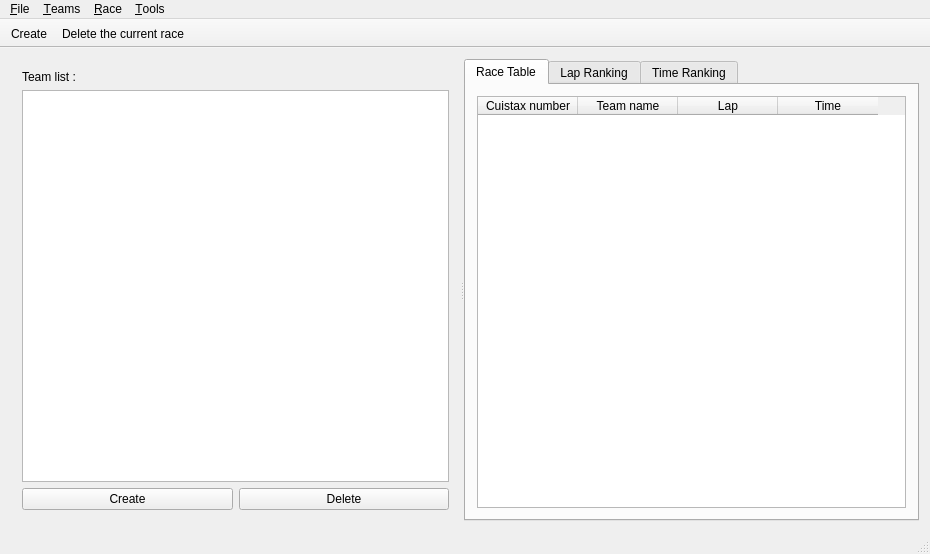
<?xml version="1.0" encoding="UTF-8"?>
<ui version="4.0">
 <class>MainWindow</class>
 <widget class="QMainWindow" name="MainWindow">
  <property name="geometry">
   <rect>
    <x>0</x>
    <y>0</y>
    <width>930</width>
    <height>554</height>
   </rect>
  </property>
  <property name="windowTitle">
   <string>Magnée Cuistax 2014</string>
  </property>
  <widget class="QWidget" name="centralWidget">
   <layout class="QVBoxLayout" name="mainVerticalLayout">
    <item>
     <widget class="QSplitter" name="mainSplitter">
      <property name="orientation">
       <enum>Qt::Horizontal</enum>
      </property>
      <widget class="QWidget" name="layoutWidget">
       <layout class="QVBoxLayout" name="verticalLayoutTeamList">
        <item>
         <widget class="QLabel" name="labelTeamList">
          <property name="text">
           <string>Team list :</string>
          </property>
         </widget>
        </item>
        <item>
         <widget class="QTableView" name="tableViewTeamList">
          <property name="editTriggers">
           <set>QAbstractItemView::DoubleClicked</set>
          </property>
          <property name="alternatingRowColors">
           <bool>true</bool>
          </property>
          <property name="selectionMode">
           <enum>QAbstractItemView::SingleSelection</enum>
          </property>
          <property name="selectionBehavior">
           <enum>QAbstractItemView::SelectRows</enum>
          </property>
          <attribute name="horizontalHeaderStretchLastSection">
           <bool>true</bool>
          </attribute>
          <attribute name="verticalHeaderVisible">
           <bool>false</bool>
          </attribute>
         </widget>
        </item>
        <item>
         <layout class="QHBoxLayout" name="horizontalLayoutTeamListButtonBox">
          <item>
           <widget class="QPushButton" name="pushButtonCreateTeam">
            <property name="text">
             <string>Create</string>
            </property>
           </widget>
          </item>
          <item>
           <widget class="QPushButton" name="pushButtonDeleteTeam">
            <property name="text">
             <string>Delete</string>
            </property>
           </widget>
          </item>
         </layout>
        </item>
       </layout>
      </widget>
      <widget class="QTabWidget" name="mainTabWidget">
       <property name="currentIndex">
        <number>0</number>
       </property>
       <widget class="QWidget" name="tabRaceTable">
        <attribute name="title">
         <string>Race Table</string>
        </attribute>
        <layout class="QVBoxLayout" name="verticalLayoutTabRaceTable">
         <item>
          <widget class="NTableWidget" name="tableWidgetLapList">
           <property name="contextMenuPolicy">
            <enum>Qt::CustomContextMenu</enum>
           </property>
           <property name="editTriggers">
            <set>QAbstractItemView::NoEditTriggers</set>
           </property>
           <property name="alternatingRowColors">
            <bool>true</bool>
           </property>
           <property name="selectionMode">
            <enum>QAbstractItemView::SingleSelection</enum>
           </property>
           <property name="selectionBehavior">
            <enum>QAbstractItemView::SelectRows</enum>
           </property>
           <attribute name="verticalHeaderVisible">
            <bool>false</bool>
           </attribute>
           <column>
            <property name="text">
             <string>Cuistax number</string>
            </property>
           </column>
           <column>
            <property name="text">
             <string>Team name</string>
            </property>
           </column>
           <column>
            <property name="text">
             <string>Lap</string>
            </property>
           </column>
           <column>
            <property name="text">
             <string>Time</string>
            </property>
           </column>
          </widget>
         </item>
        </layout>
       </widget>
       <widget class="QWidget" name="tabLapRanking">
        <attribute name="title">
         <string>Lap Ranking</string>
        </attribute>
        <layout class="QVBoxLayout" name="verticalLayoutTabLapRanking">
         <item>
          <widget class="NTableView" name="tableViewLapRanking">
           <property name="editTriggers">
            <set>QAbstractItemView::NoEditTriggers</set>
           </property>
           <property name="selectionMode">
            <enum>QAbstractItemView::SingleSelection</enum>
           </property>
           <property name="selectionBehavior">
            <enum>QAbstractItemView::SelectRows</enum>
           </property>
           <attribute name="verticalHeaderVisible">
            <bool>false</bool>
           </attribute>
          </widget>
         </item>
        </layout>
       </widget>
       <widget class="QWidget" name="tabTimeRanking">
        <attribute name="title">
         <string>Time Ranking</string>
        </attribute>
       </widget>
      </widget>
     </widget>
    </item>
   </layout>
  </widget>
  <widget class="QMenuBar" name="menuBar">
   <property name="geometry">
    <rect>
     <x>0</x>
     <y>0</y>
     <width>930</width>
     <height>22</height>
    </rect>
   </property>
   <widget class="QMenu" name="menuFile">
    <property name="title">
     <string>&amp;File</string>
    </property>
    <addaction name="actionNewProject"/>
    <addaction name="actionOpenProject"/>
    <addaction name="separator"/>
    <addaction name="actionQuit"/>
   </widget>
   <widget class="QMenu" name="menuTeams">
    <property name="title">
     <string>&amp;Teams</string>
    </property>
    <addaction name="actionCreateTeam"/>
    <addaction name="actionDeleteTeam"/>
   </widget>
   <widget class="QMenu" name="menuRace">
    <property name="title">
     <string>&amp;Race</string>
    </property>
    <addaction name="actionCreateRace"/>
    <addaction name="actionDeleteRace"/>
   </widget>
   <widget class="QMenu" name="menuTools">
    <property name="title">
     <string>&amp;Tools</string>
    </property>
    <addaction name="actionOptions"/>
   </widget>
   <addaction name="menuFile"/>
   <addaction name="menuTeams"/>
   <addaction name="menuRace"/>
   <addaction name="menuTools"/>
  </widget>
  <widget class="QToolBar" name="mainToolBar">
   <property name="movable">
    <bool>false</bool>
   </property>
   <property name="iconSize">
    <size>
     <width>25</width>
     <height>25</height>
    </size>
   </property>
   <attribute name="toolBarArea">
    <enum>TopToolBarArea</enum>
   </attribute>
   <attribute name="toolBarBreak">
    <bool>false</bool>
   </attribute>
   <addaction name="actionCreateRace"/>
   <addaction name="actionDeleteRace"/>
  </widget>
  <widget class="QStatusBar" name="statusBar"/>
  <action name="actionQuit">
   <property name="text">
    <string>&amp;Quit</string>
   </property>
   <property name="toolTip">
    <string>Close Magnee Cuistax application</string>
   </property>
   <property name="shortcut">
    <string>Ctrl+Q</string>
   </property>
  </action>
  <action name="actionNewProject">
   <property name="text">
    <string>&amp;New Project</string>
   </property>
   <property name="toolTip">
    <string>Create a new empty project</string>
   </property>
   <property name="shortcut">
    <string>Ctrl+N</string>
   </property>
  </action>
  <action name="actionCreateTeam">
   <property name="text">
    <string>&amp;Create</string>
   </property>
   <property name="toolTip">
    <string>Create a new team</string>
   </property>
   <property name="shortcut">
    <string>Ctrl+T</string>
   </property>
  </action>
  <action name="actionCreateRace">
   <property name="icon">
    <iconset resource="Resources.qrc">
     <normaloff>:/Icons/add</normaloff>:/Icons/add</iconset>
   </property>
   <property name="text">
    <string>&amp;Create</string>
   </property>
   <property name="toolTip">
    <string>Create a new race</string>
   </property>
   <property name="shortcut">
    <string>Ctrl+R</string>
   </property>
  </action>
  <action name="actionDeleteRace">
   <property name="icon">
    <iconset resource="Resources.qrc">
     <normaloff>:/Icons/remove</normaloff>:/Icons/remove</iconset>
   </property>
   <property name="text">
    <string>&amp;Delete the current race</string>
   </property>
   <property name="toolTip">
    <string>Delete the current race</string>
   </property>
   <property name="shortcut">
    <string>Meta+Shift+R</string>
   </property>
  </action>
  <action name="actionDeleteTeam">
   <property name="text">
    <string>&amp;Delete selected team</string>
   </property>
   <property name="toolTip">
    <string>Delete the current selected team</string>
   </property>
   <property name="shortcut">
    <string>Ctrl+Shift+T</string>
   </property>
  </action>
  <action name="actionOpenProject">
   <property name="text">
    <string>&amp;Open project</string>
   </property>
   <property name="toolTip">
    <string>Open an existing project</string>
   </property>
   <property name="shortcut">
    <string>Ctrl+O</string>
   </property>
  </action>
  <action name="actionOptions">
   <property name="text">
    <string>&amp;Options...</string>
   </property>
   <property name="toolTip">
    <string>Open the settings dialog</string>
   </property>
  </action>
  <action name="actionDeleteSelectedLap">
   <property name="text">
    <string>Delete the selected lap</string>
   </property>
   <property name="shortcut">
    <string>Ctrl+D</string>
   </property>
  </action>
 </widget>
 <layoutdefault spacing="6" margin="11"/>
 <customwidgets>
  <customwidget>
   <class>NTableWidget</class>
   <extends>QTableWidget</extends>
   <header location="global">NTableWidget.hpp</header>
  </customwidget>
  <customwidget>
   <class>NTableView</class>
   <extends>QTableView</extends>
   <header location="global">NTableView.hpp</header>
  </customwidget>
 </customwidgets>
 <resources>
  <include location="Resources.qrc"/>
 </resources>
 <connections>
  <connection>
   <sender>pushButtonCreateTeam</sender>
   <signal>clicked()</signal>
   <receiver>MainWindow</receiver>
   <slot>on_actionCreateTeam_triggered()</slot>
   <hints>
    <hint type="sourcelabel">
     <x>52</x>
     <y>519</y>
    </hint>
    <hint type="destinationlabel">
     <x>277</x>
     <y>330</y>
    </hint>
   </hints>
  </connection>
  <connection>
   <sender>pushButtonDeleteTeam</sender>
   <signal>clicked()</signal>
   <receiver>MainWindow</receiver>
   <slot>on_actionDeleteTeam_triggered()</slot>
   <hints>
    <hint type="sourcelabel">
     <x>418</x>
     <y>519</y>
    </hint>
    <hint type="destinationlabel">
     <x>396</x>
     <y>426</y>
    </hint>
   </hints>
  </connection>
  <connection>
   <sender>mainTabWidget</sender>
   <signal>currentChanged(int)</signal>
   <receiver>MainWindow</receiver>
   <slot>updateCurrentRanking()</slot>
   <hints>
    <hint type="sourcelabel">
     <x>572</x>
     <y>85</y>
    </hint>
    <hint type="destinationlabel">
     <x>324</x>
     <y>64</y>
    </hint>
   </hints>
  </connection>
 </connections>
 <slots>
  <slot>on_actionCreateTeam_triggered()</slot>
  <slot>on_actionDeleteTeam_triggered()</slot>
  <slot>updateCurrentRanking()</slot>
 </slots>
</ui>
